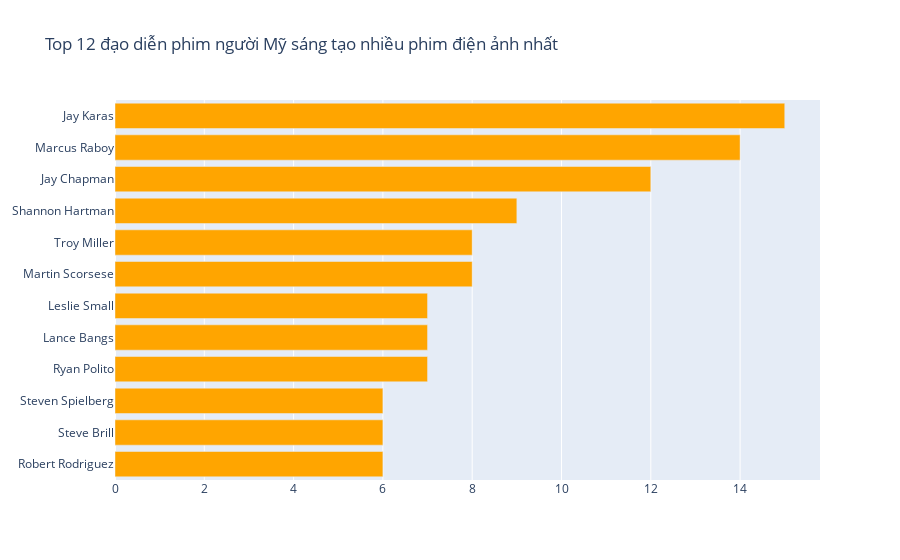

Here is the notebook cell this chart was saved with:
### Markdown cell above
### Các đạo diễn phim người Mỹ sáng tạo nhiều nội dung trên netflix nhất

### Code cell
from collections import Counter

small = df[df["type"] == "Movie"]
small = small[small["country"] == "United States"]

col = "director"
categories = ", ".join(small[col].fillna("")).split(", ")
counter_list = Counter(categories).most_common(13)
counter_list = [_ for _ in counter_list if _[0] != ""]
labels = [_[0] for _ in counter_list][::-1]
values = [_[1] for _ in counter_list][::-1]
trace1 = go.Bar(y=labels, x=values, orientation="h", name="TV Shows", marker=dict(color="orange"))

data = [trace1]
layout = go.Layout(title="Top 12 đạo diễn phim người Mỹ sáng tạo nhiều phim điện ảnh nhất", legend=dict(x=0.1, y=1.1, orientation="h"))
fig = go.Figure(data, layout=layout)
fig.show()

### Figure 1 — Plotly figure (JSON) as saved in the notebook; plotly's stock layout.template omitted (floating-point values rounded to 4 significant figures)
{"data": [{"marker": {"color": "orange"}, "name": "TV Shows", "orientation": "h", "type": "bar", "x": [6, 6, 6, 7, 7, 7, 8, 8, 9, 12, 14, 15], "y": ["Robert Rodriguez", "Steve Brill", "Steven Spielberg", "Ryan Polito", "Lance Bangs", "Leslie Small", "Martin Scorsese", "Troy Miller", "Shannon Hartman", "Jay Chapman", "Marcus Raboy", "Jay Karas"]}], "layout": {"legend": {"orientation": "h", "x": 0.1, "y": 1.1}, "title": {"text": "Top 12 đạo diễn phim người Mỹ sáng tạo nhiều phim điện ảnh nhất"}}}
